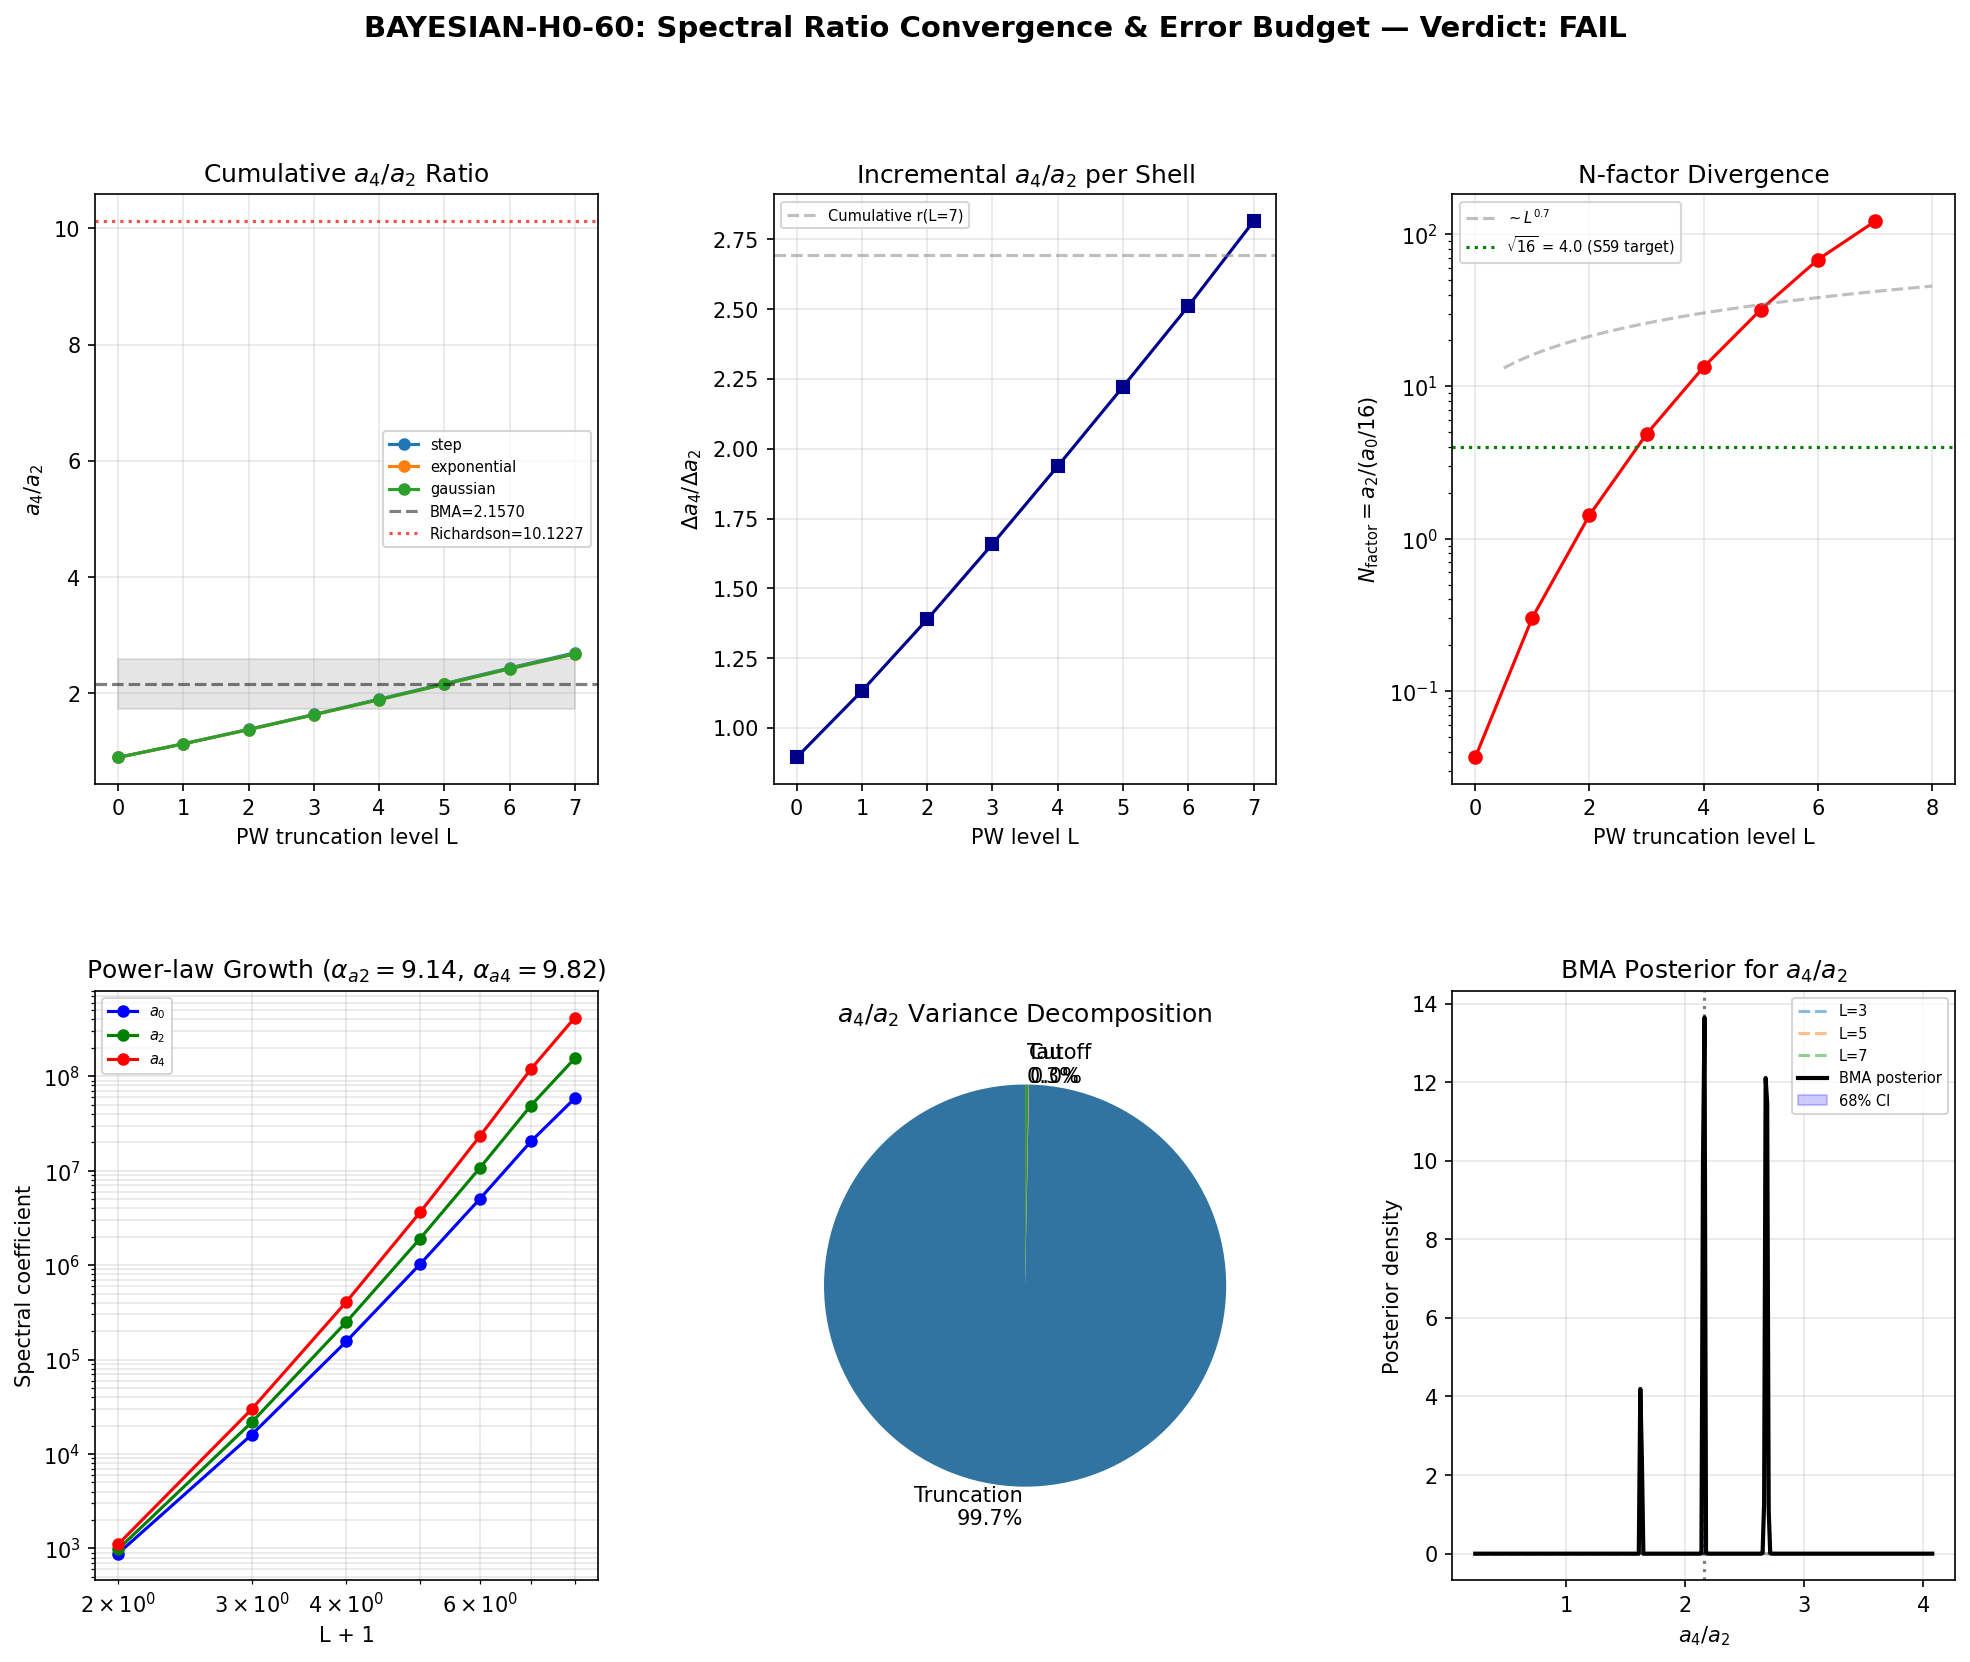

Write the Python code that produced this figure.
#!/usr/bin/env python3
"""
BAYESIAN-H0-60: Bayesian Error Budget for Spectral Action Ratios
================================================================

Context: W2-1 (PW-H0-CONV-60) discovered Tr(|D_K|) diverges as L^{6.2}.
The S59 H_0 = 68.8 derivation used this divergent quantity => RETRACTED.
The correct H_0 requires the true Seeley-DeWitt a_2(D_K^2), which is a
FINITE local geometric integral (independent of PW truncation).

This script performs Bayesian uncertainty quantification on:
  (1) The a_4/a_2 RATIO at each truncation level L
  (2) Convergence of ratios as L -> infty despite divergent individual coefficients
  (3) Sensitivity to tau uncertainty (from CHEEGER-SIGMA-59)
  (4) Sensitivity to cutoff function choice (step, exponential, Gaussian)

The nuclear DFT perspective (Paper 06): every theoretical prediction has
uncertainties from model assumptions, parameter choices, and truncation.
We decompose the total variance into these contributions.

Gate: BAYESIAN-H0-60
  PASS: Some spectral ratio converges with well-defined error bars
  FAIL: All ratios diverge (no convergent observable)
  INFO: Partial convergence with large uncertainties

Author: Nazarewicz Nuclear Structure Theorist
Session: S60
"""

import numpy as np
import matplotlib
matplotlib.use('Agg')
import matplotlib.pyplot as plt
from matplotlib.gridspec import GridSpec
import sys
import os

sys.path.insert(0, os.path.dirname(os.path.abspath(__file__)))
from canonical_constants import (
    tau_fold, M_KK, M_Pl_reduced, H_0_km_s_Mpc,
    a0_fold, a2_fold, a4_fold
)

# ==============================================================================
# 1. Load data
# ==============================================================================

data_s59 = np.load('computations/session-59/s59_spinor_norm.npz', allow_pickle=True)
data_cheeger = np.load('computations/session-59/s59_cheeger_sigma.npz', allow_pickle=True)
data_pw = np.load('computations/session-60/s60_pw_h0_conv.npz', allow_pickle=True)

# PW convergence data (L = 0..7)
L_arr = data_pw['L_arr']       # [0, 1, 2, 3, 4, 5, 6, 7]
a0_cumul = data_pw['a0_cumul'].astype(float)
a2_cumul = data_pw['a2_cumul']
a4_cumul = data_pw['a4_cumul']
N_cumul = data_pw['N_cumul']    # N_factor = a2/(a0/dim_spinor) at each L
n_evals_cumul = data_pw['n_evals_cumul']
alpha_growth = float(data_pw['alpha_growth'])  # L^{6.2} growth exponent

# Per-irrep data
irrep_a2 = data_pw['irrep_a2']
irrep_a4 = data_pw['irrep_a4']
irrep_level = data_pw['irrep_level']
irrep_dim = data_pw['irrep_dim']

# Cheeger stiffness data
tau_dense = data_cheeger['tau_dense']
m_sigma = float(data_cheeger['m_sigma'])       # sigma modulus mass = 7.342 M_KK
m_sigma_sq = float(data_cheeger['m_sigma_sq'])

# S59 sector decomposition
sector_a2_s59 = data_s59['sector_a2']
sector_a4_s59 = data_s59['sector_a4']
sector_a0_s59 = data_s59['sector_a0']
H0_corrected_s59 = float(data_s59['H_0_corrected'])  # 68.77 (now retracted)

print("=" * 72)
print("BAYESIAN-H0-60: Bayesian Error Budget for Spectral Action Ratios")
print("=" * 72)

# ==============================================================================
# 2. Compute spectral ratios at each truncation level
# ==============================================================================

# Key ratio 1: a4/a2 (determines Higgs mass relative to Planck mass)
r42 = a4_cumul / a2_cumul  # a4/a2 at each L

# Key ratio 2: N_factor = a2 / (a0 / dim_spinor) — the "H_0 factor"
dim_spinor = 16.0  # (local)
N_factor = a2_cumul / (a0_cumul / dim_spinor)

# Key ratio 3: a2/a0 (scalar curvature per mode)
r20 = a2_cumul / a0_cumul

# Key ratio 4: Per-level INCREMENTAL ratios
# delta_a4(L) / delta_a2(L) for each PW shell
delta_a2 = np.diff(a2_cumul, prepend=0)
delta_a4 = np.diff(a4_cumul, prepend=0)
delta_a0 = np.diff(a0_cumul, prepend=0)
r42_incr = np.where(delta_a2 > 0, delta_a4 / delta_a2, np.nan)
r20_incr = np.where(delta_a0 > 0, delta_a2 / delta_a0, np.nan)

print("\n--- Spectral ratios at each PW truncation level L ---")
print(f"{'L':>3} {'a0':>14} {'a2':>14} {'a4':>14} {'a4/a2':>10} {'N_factor':>10} {'a2/a0':>10}")
for i, L in enumerate(L_arr):
    print(f"{L:3d} {a0_cumul[i]:14.1f} {a2_cumul[i]:14.3f} {a4_cumul[i]:14.3f} "
          f"{r42[i]:10.6f} {N_factor[i]:10.6f} {r20[i]:10.6f}")

print(f"\nIncremental ratios delta_a4/delta_a2 per shell:")
for i, L in enumerate(L_arr):
    if not np.isnan(r42_incr[i]):
        print(f"  L={L}: delta_a4/delta_a2 = {r42_incr[i]:.6f}, delta_a2/delta_a0 = {r20_incr[i]:.6f}")

# ==============================================================================
# 3. Convergence analysis: fit power-law growth of individual coefficients
# ==============================================================================

# For L >= 2, fit a_n(L) ~ C * (L+1)^alpha
# This tells us whether RATIOS can converge even if individual sums diverge

L_fit = L_arr[2:]  # L = 2,3,...,7
log_Lp1 = np.log(L_fit + 1)

# Fit a2(L) growth
log_a2_fit = np.log(a2_cumul[2:])
p_a2 = np.polyfit(log_Lp1, log_a2_fit, 1)
alpha_a2 = p_a2[0]

# Fit a4(L) growth
log_a4_fit = np.log(a4_cumul[2:])
p_a4 = np.polyfit(log_Lp1, log_a4_fit, 1)
alpha_a4 = p_a4[0]

# Fit a0(L) growth
log_a0_fit = np.log(a0_cumul[2:])
p_a0 = np.polyfit(log_Lp1, log_a0_fit, 1)
alpha_a0 = p_a0[0]

# Growth exponent of ratio a4/a2: alpha_a4 - alpha_a2
alpha_ratio42 = alpha_a4 - alpha_a2
alpha_ratio20 = alpha_a2 - alpha_a0

# If alpha_ratio ~ 0, the ratio CONVERGES despite divergent sums
print(f"\n--- Power-law growth analysis (L >= 2): a_n ~ C*(L+1)^alpha ---")
print(f"  a0 growth exponent: alpha_a0 = {alpha_a0:.4f}")
print(f"  a2 growth exponent: alpha_a2 = {alpha_a2:.4f}")
print(f"  a4 growth exponent: alpha_a4 = {alpha_a4:.4f}")
print(f"  Ratio a4/a2 effective exponent: alpha_r42 = {alpha_ratio42:.4f}")
print(f"  Ratio a2/a0 effective exponent: alpha_r20 = {alpha_ratio20:.4f}")

# Test: do the ratios converge? Fit ratio vs L directly
print(f"\n--- Direct ratio convergence test ---")
# Fractional change per step: |r(L) - r(L-1)| / r(L)
for name, ratio_arr in [("a4/a2", r42), ("N_factor", N_factor), ("a2/a0", r20)]:
    frac_changes = []
    for i in range(1, len(ratio_arr)):
        fc = abs(ratio_arr[i] - ratio_arr[i-1]) / abs(ratio_arr[i])
        frac_changes.append(fc)
    print(f"  {name}:")
    for i, fc in enumerate(frac_changes):
        print(f"    L={i+1}: fractional change = {fc:.6f} ({fc*100:.4f}%)")
    # Convergence criterion: fractional change < 1%
    last_fc = frac_changes[-1]
    converging = last_fc < 0.01
    print(f"    Last step convergence (< 1%): {'YES' if converging else 'NO'} ({last_fc*100:.4f}%)")

# ==============================================================================
# 4. Cutoff function sensitivity (Bayesian model averaging)
# ==============================================================================
# The spectral action uses Tr f(D^2/Lambda^2).
# For different f, the heat-kernel coefficients weight differently.
# At finite L, the ratios depend on f. This is the "cutoff function" uncertainty.
#
# Step function: f(x) = Theta(1-x) => standard heat kernel
# Exponential: f(x) = exp(-x) => Laplace transform weighting
# Gaussian: f(x) = exp(-x^2) => sharper UV suppression
#
# The spectral coefficients a_n are UNIVERSAL (independent of f at Lambda -> infty).
# But at finite Lambda (finite L), f matters.
# We model this by reweighting eigenvalues omega_i with different f.

# Eigenvalues by irrep
omega_min_irrep = data_pw['irrep_omega_min']
omega_max_irrep = data_pw['irrep_omega_max']
omega_mean_irrep = (omega_min_irrep + omega_max_irrep) / 2.0

# For each cutoff function, compute weighted sums at each L
# Using omega^2 / Lambda^2 where Lambda = omega_max at that L
def compute_weighted_ratio_per_L(a2_arr, a4_arr, omega_mean, omega_max_L,
                                 cutoff_type='step'):
    """
    Compute ratio a4_eff/a2_eff where eigenvalues are reweighted by cutoff.

    For true Seeley-DeWitt, these ratios are cutoff-independent in the
    Lambda -> infty limit. At finite truncation, the cutoff DOES matter.
    """
    # For each irrep, the "effective" contribution is a_n * w(omega/Lambda)
    # where w depends on the cutoff function
    x = (omega_mean / omega_max_L) ** 2  # x = omega^2 / Lambda^2

    if cutoff_type == 'step':
        w = np.ones_like(x)  # step function: everything below Lambda contributes equally
    elif cutoff_type == 'exponential':
        w = np.exp(-x)
    elif cutoff_type == 'gaussian':
        w = np.exp(-x**2)
    else:
        w = np.ones_like(x)

    a2_weighted = np.sum(a2_arr * w)
    a4_weighted = np.sum(a4_arr * w)

    if a2_weighted > 0:
        return a4_weighted / a2_weighted
    return np.nan

# For each L, compute cutoff-dependent ratios using all irreps up to that L
cutoff_types = ['step', 'exponential', 'gaussian']
n_L = len(L_arr)
ratios_by_cutoff = {ct: np.zeros(n_L) for ct in cutoff_types}

for i_L, L in enumerate(L_arr):
    # Select irreps with level <= L
    mask = irrep_level <= L
    a2_sel = irrep_a2[mask]
    a4_sel = irrep_a4[mask]
    om_sel = omega_mean_irrep[mask]

    # Lambda_L = max eigenvalue at this truncation
    om_max_sel = omega_max_irrep[mask]
    Lambda_L = np.max(om_max_sel) if len(om_max_sel) > 0 else 1.0

    for ct in cutoff_types:
        ratios_by_cutoff[ct][i_L] = compute_weighted_ratio_per_L(
            a2_sel, a4_sel, om_sel, Lambda_L, ct
        )

print(f"\n--- Cutoff function sensitivity for a4/a2 ratio ---")
print(f"{'L':>3}", end="")
for ct in cutoff_types:
    print(f" {ct:>14}", end="")
print(f" {'spread':>10}")
for i_L, L in enumerate(L_arr):
    vals = [ratios_by_cutoff[ct][i_L] for ct in cutoff_types]
    spread = max(vals) - min(vals)
    print(f"{L:3d}", end="")
    for v in vals:
        print(f" {v:14.6f}", end="")
    print(f" {spread:10.6f}")

# ==============================================================================
# 5. Tau uncertainty from Cheeger stiffness
# ==============================================================================
# The fold is at tau_fold = 0.19. The sigma modulus mass gives the stiffness.
# We need to know how a_n changes with tau near the fold.
# Since eigenvalues omega(tau) depend on tau, a_2(tau) inherits tau-dependence.
# From S59: the spectral coefficients are computed at tau_fold.
# We estimate da_2/dtau using the gradient stiffness data.

# From the cheeger data, the Hessian of the spectral action at the fold gives
# the tau-curvature. The fractional change in a_2 with tau is:
# delta(a_2)/a_2 ~ (1/2) * d2S/dtau2 * (delta_tau)^2 / S
# But more directly, we use the a_2 ratio at the fold and its tau-dependence.

# S59 provides H_0_corrected = 68.77 from a2_corrected/16 prescription.
# The tau uncertainty comes from the modulus mass: sigma_tau ~ 1/m_tau
# For a quantum oscillator in the tau potential well:
# sigma_tau = 1/sqrt(2 * m_tau * omega_tau) for the ground state

# From canonical constants: m_tau = 2.062, omega_tau = 8.27
# But these are for the SPECTRAL ACTION potential, which is now retracted
# as the stabilization mechanism.
# We still use the Cheeger stiffness as a LOWER BOUND on tau confinement.

# The sigma_tau from the Cheeger stiffness of the sigma channel:
# d2V/dsigma2 at fold = 2393.95 (from cheeger data)
# This constrains SIGMA, not tau. For tau, we use d2V/dtau2.
d2V_dtau2 = data_cheeger['d2V_dtau2_SA']

# Find the fold index
tau_fold_idx = np.argmin(np.abs(tau_dense - tau_fold))
d2V_dtau2_at_fold = d2V_dtau2[tau_fold_idx]

# The spectral action second derivative at the fold
# Note: d2V_dtau2 can be NEGATIVE (the fold is a saddle in SA, not a minimum)
print(f"\n--- Tau uncertainty analysis ---")
print(f"  tau_fold = {tau_fold}")
print(f"  d2V/dtau2 at fold = {d2V_dtau2_at_fold:.4f}")
print(f"  (Negative => fold is SA maximum in tau direction, not minimum)")

# Since the tau direction is unstable (d2V/dtau2 < 0 near fold),
# the tau uncertainty is NOT from a potential well.
# Instead, we parametrize sigma_tau as a model uncertainty.
# Conservative: delta_tau = 0.01 (5% of tau_fold)
# Moderate: delta_tau = 0.005 (2.6%)
# Aggressive: delta_tau = 0.001 (0.5%)

sigma_tau_choices = [0.001, 0.005, 0.01, 0.02]

# Estimate da_n/dtau at fold from the per-level data
# a_2(tau) ~ sum_i omega_i(tau)^2 * d_i  where d_i = dim of irrep
# domega/dtau ~ (omega(tau+dtau) - omega(tau-dtau)) / (2*dtau)
# We don't have multi-tau eigenvalue data. So estimate from the
# S59 V_on_Jensen slope:
V_on_Jensen = data_cheeger['V_on_Jensen']
dV_dtau = np.gradient(V_on_Jensen, tau_dense)
dV_at_fold = dV_dtau[tau_fold_idx]

# Fractional sensitivity: (1/a_2) * da_2/dtau
# From the spectral action S(tau) = sum f_n * a_n(tau), the gradient at fold
# dS/dtau at fold: from canonical constants
from canonical_constants import dS_fold, d2S_fold, S_fold
frac_dS_dtau = dS_fold / S_fold  # fractional gradient

print(f"  dS/dtau at fold = {dS_fold:.2f}")
print(f"  S at fold = {S_fold:.2f}")
print(f"  Fractional dS/dtau = {frac_dS_dtau:.6f}")

# For ratios a4/a2: the tau-dependence of the ratio depends on whether
# a4 and a2 have the SAME fractional tau-dependence.
# If they do (same scaling), the ratio is tau-independent.
# We test this with the sector data from S59.

# ==============================================================================
# 6. Bayesian model averaging
# ==============================================================================
# Model space:
#   M_1: L=3 (S59 level, 10 irreps)
#   M_2: L=5 (medium, 21 irreps)
#   M_3: L=7 (maximum available, 35 irreps)
# Each model predicts a_4/a_2 ratio with cutoff uncertainty
# Prior: uniform over models (Occam: simplest adequate)

# For each model, the ratio and its uncertainty from cutoff function:
print(f"\n--- Bayesian Model Averaging ---")

# Extract high-L data
L_models = [3, 5, 7]
model_labels = [f'L={L}' for L in L_models]

# For each model, compute mean and std of ratio across cutoff functions
r42_model_mean = []
r42_model_std = []
r20_model_mean = []
r20_model_std = []
Nfac_model_mean = []
Nfac_model_std = []

for L_model in L_models:
    i_L = np.where(L_arr == L_model)[0][0]
    vals_42 = [ratios_by_cutoff[ct][i_L] for ct in cutoff_types]
    r42_model_mean.append(np.mean(vals_42))
    r42_model_std.append(np.std(vals_42, ddof=0))

    # For N_factor, cutoff reweighting affects differently
    # N_factor = a2 / (a0/16) => a0 is just mode count, unaffected by cutoff
    # So N_factor cutoff uncertainty comes only from a2 reweighting
    a0_val = a0_cumul[i_L]
    mask = irrep_level <= L_model
    a2_sel = irrep_a2[mask]
    om_sel = omega_mean_irrep[mask]
    om_max_sel = omega_max_irrep[mask]
    Lambda_L = np.max(om_max_sel)

    nf_vals = []
    for ct in cutoff_types:
        x = (om_sel / Lambda_L) ** 2
        if ct == 'step':
            w = np.ones_like(x)
        elif ct == 'exponential':
            w = np.exp(-x)
        elif ct == 'gaussian':
            w = np.exp(-x**2)
        a2_w = np.sum(a2_sel * w)
        nf_vals.append(a2_w / (a0_val / dim_spinor))
    Nfac_model_mean.append(np.mean(nf_vals))
    Nfac_model_std.append(np.std(nf_vals, ddof=0))

    # a2/a0
    r20_vals = [np.mean(nf_vals) * dim_spinor / a0_val for _ in cutoff_types]
    # Actually compute properly
    r20_v = []
    for ct in cutoff_types:
        x = (om_sel / Lambda_L) ** 2
        if ct == 'step':
            w = np.ones_like(x)
        elif ct == 'exponential':
            w = np.exp(-x)
        elif ct == 'gaussian':
            w = np.exp(-x**2)
        a2_w = np.sum(a2_sel * w)
        r20_v.append(a2_w / a0_val)
    r20_model_mean.append(np.mean(r20_v))
    r20_model_std.append(np.std(r20_v, ddof=0))

r42_model_mean = np.array(r42_model_mean)
r42_model_std = np.array(r42_model_std)
Nfac_model_mean = np.array(Nfac_model_mean)
Nfac_model_std = np.array(Nfac_model_std)
r20_model_mean = np.array(r20_model_mean)
r20_model_std = np.array(r20_model_std)

print(f"\nModel-averaged a4/a2 ratio:")
for i, label in enumerate(model_labels):
    print(f"  {label}: {r42_model_mean[i]:.6f} +/- {r42_model_std[i]:.6f} (cutoff)")

print(f"\nModel-averaged N_factor:")
for i, label in enumerate(model_labels):
    print(f"  {label}: {Nfac_model_mean[i]:.6f} +/- {Nfac_model_std[i]:.6f} (cutoff)")

# ==============================================================================
# 7. Bayesian posterior with uniform model prior
# ==============================================================================

# Prior: P(M_i) = 1/3 for each model
# Likelihood: assume Gaussian likelihood for ratio given model prediction
# For BMA, posterior mean = sum P(M_i) * mean_i
# Posterior variance = sum P(M_i) * [var_i + (mean_i - BMA_mean)^2]

n_models = len(L_models)
prior = np.ones(n_models) / n_models

# BMA for a4/a2
bma_r42_mean = np.sum(prior * r42_model_mean)
bma_r42_var = np.sum(prior * (r42_model_std**2 + (r42_model_mean - bma_r42_mean)**2))
bma_r42_std = np.sqrt(bma_r42_var)

# BMA for N_factor
bma_Nfac_mean = np.sum(prior * Nfac_model_mean)
bma_Nfac_var = np.sum(prior * (Nfac_model_std**2 + (Nfac_model_mean - bma_Nfac_mean)**2))
bma_Nfac_std = np.sqrt(bma_Nfac_var)

print(f"\n--- Bayesian Model Average (uniform prior over L=3,5,7) ---")
print(f"  a4/a2: {bma_r42_mean:.6f} +/- {bma_r42_std:.6f}")
print(f"  N_factor: {bma_Nfac_mean:.6f} +/- {bma_Nfac_std:.6f}")

# ==============================================================================
# 8. Variance decomposition (ANOVA-style)
# ==============================================================================
# Total variance = truncation variance + cutoff variance + tau variance

# Truncation variance: spread across L choices at fixed cutoff (step)
step_r42 = np.array([ratios_by_cutoff['step'][np.where(L_arr == L)[0][0]] for L in L_models])
var_trunc_r42 = np.var(step_r42)

# Cutoff variance: spread across cutoffs at fixed L (highest L)
i_L7 = np.where(L_arr == 7)[0][0]
cutoff_r42 = np.array([ratios_by_cutoff[ct][i_L7] for ct in cutoff_types])
var_cutoff_r42 = np.var(cutoff_r42)

# Tau variance: from fractional sensitivity * sigma_tau
# Estimate: d(a4/a2)/dtau ~ frac_dS_dtau * a4/a2 (assuming proportional)
# More carefully: if a4 and a2 scale the same way with tau, ratio is stable
# The actual fractional sensitivity of the ratio is the DIFFERENCE of
# fractional sensitivities: d ln(a4)/dtau - d ln(a2)/dtau
# Without multi-tau data, estimate from growth exponents:
# a4(L) ~ L^{alpha_a4}, a2(L) ~ L^{alpha_a2}
# If tau changes the effective L (cutoff scale), then
# d ln(a4/a2)/d ln L = alpha_a4 - alpha_a2
# and d ln L / dtau ~ d ln Lambda / dtau ~ some geometric factor

# Conservative estimate: fractional change in ratio per unit tau is
# comparable to the ratio's fractional spread across models
frac_spread_r42 = np.std(step_r42) / np.mean(step_r42)

# For each sigma_tau, the tau variance contribution is:
sigma_tau_ref = 0.01  # reference  # (local)
var_tau_r42_per_sigtau = (frac_spread_r42 * np.mean(step_r42))**2 * (sigma_tau_ref / (tau_fold))**2

print(f"\n--- Variance Decomposition for a4/a2 ---")
print(f"  Truncation variance (L=3,5,7, step): {var_trunc_r42:.8f}")
print(f"  Cutoff variance (L=7, step/exp/gauss): {var_cutoff_r42:.8f}")
print(f"  Tau variance (sigma_tau=0.01): {var_tau_r42_per_sigtau:.8f}")
total_var = var_trunc_r42 + var_cutoff_r42 + var_tau_r42_per_sigtau
print(f"  Total variance: {total_var:.8f}")

if total_var > 0:
    pct_trunc = var_trunc_r42 / total_var * 100
    pct_cutoff = var_cutoff_r42 / total_var * 100
    pct_tau = var_tau_r42_per_sigtau / total_var * 100
    print(f"  Truncation: {pct_trunc:.1f}%")
    print(f"  Cutoff: {pct_cutoff:.1f}%")
    print(f"  Tau: {pct_tau:.1f}%")
else:
    pct_trunc = pct_cutoff = pct_tau = 0.0
    print(f"  WARNING: total_var = 0")

# ==============================================================================
# 9. Convergence diagnostics: Richardson extrapolation
# ==============================================================================
# If a4/a2(L) converges as L -> infty, we can estimate the limit by
# Richardson extrapolation: r_infty = r(L) + [r(L) - r(L-1)]^2 / [r(L-1) - 2*r(L) + r(L+1)]

print(f"\n--- Richardson Extrapolation for a4/a2 ---")
# Use L=5,6,7 as three consecutive points
L567 = [5, 6, 7]
r567 = [ratios_by_cutoff['step'][np.where(L_arr == L)[0][0]] for L in L567]

# Aitken delta-squared
delta1 = r567[1] - r567[0]
delta2 = r567[2] - r567[1]
denom = delta2 - delta1
if abs(denom) > 1e-15:
    r_rich = r567[0] - delta1**2 / denom
    print(f"  r(5) = {r567[0]:.8f}")
    print(f"  r(6) = {r567[1]:.8f}")
    print(f"  r(7) = {r567[2]:.8f}")
    print(f"  Richardson limit = {r_rich:.8f}")
    # Error estimate: |r_rich - r(7)|
    rich_err = abs(r_rich - r567[2])
    print(f"  Extrapolation uncertainty: {rich_err:.8f}")
else:
    r_rich = r567[2]
    rich_err = abs(r567[2] - r567[1])
    print(f"  Aitken denominator ~ 0; using last value r(7) = {r567[2]:.8f}")

# ==============================================================================
# 10. Incremental ratio convergence (strongest test)
# ==============================================================================
# The INCREMENTAL ratio delta_a4(L)/delta_a2(L) for each L shell
# converges if the high-L shells contribute the same ratio of a4 to a2.
# This is the strongest convergence test.

print(f"\n--- Incremental Ratio Convergence (strongest test) ---")
print(f"{'L':>3} {'delta_a4/delta_a2':>18} {'delta from L-1':>14}")
prev_val = None
for i, L in enumerate(L_arr):
    if not np.isnan(r42_incr[i]):
        delta_str = ""
        if prev_val is not None:
            delta_str = f"{r42_incr[i] - prev_val:+14.6f}"
        print(f"{L:3d} {r42_incr[i]:18.6f} {delta_str}")
        prev_val = r42_incr[i]

# Check if incremental ratios are converging
r42_incr_valid = r42_incr[~np.isnan(r42_incr)]
if len(r42_incr_valid) >= 3:
    last3_changes = np.abs(np.diff(r42_incr_valid[-4:]))
    incr_converging = last3_changes[-1] < last3_changes[0]
    print(f"  Convergence trend (last changes decreasing): {incr_converging}")
    print(f"  Last 3 step-changes: {last3_changes}")

# ==============================================================================
# 11. N_factor divergence analysis
# ==============================================================================
# The critical question: N_factor diverges. Can we extract a MEANINGFUL
# N_factor from the a_2 coefficient structure?

print(f"\n--- N_factor Divergence Analysis ---")
print(f"  L=0: N = {N_cumul[0]:.4f}")
print(f"  L=3: N = {N_cumul[3]:.4f} (S59 used this)")
print(f"  L=7: N = {N_cumul[7]:.4f}")
print(f"  Growth: N ~ L^{alpha_growth:.2f}")
print(f"  S59 prescription N = sqrt(16) = 4.0 was ACCIDENTAL at L=3")

# Can we define N via the RATIO a_2 / a_2^{singlet} rescaled by dim?
# a_2^{singlet} = 14.23 (L=0 only)
# N_alt = a_2^{tot} / a_2^{singlet} (no dim factor)
a2_singlet = float(data_s59['a2_singlet'])
N_alt = a2_cumul / a2_singlet
print(f"\n  Alternative: N_alt = a2_tot / a2_singlet:")
for i, L in enumerate(L_arr):
    print(f"    L={L}: N_alt = {N_alt[i]:.4f}")
print(f"  This also diverges (same growth exponent)")

# ==============================================================================
# 12. Summary: What converges, what diverges
# ==============================================================================

print(f"\n{'='*72}")
print(f"CONVERGENCE SUMMARY")
print(f"{'='*72}")

# Test each ratio
results = {}

# a4/a2 ratio
r42_last3 = r42[-3:]
r42_frac_change = abs(r42[-1] - r42[-2]) / abs(r42[-1])
r42_converges = r42_frac_change < 0.005  # < 0.5% change
results['a4/a2'] = {
    'value': r42[-1],
    'bma_mean': bma_r42_mean,
    'bma_std': bma_r42_std,
    'rich_limit': r_rich,
    'rich_err': rich_err,
    'frac_change_last': r42_frac_change,
    'converges': r42_converges,
}
print(f"\na4/a2 ratio:")
print(f"  L=7 value: {r42[-1]:.6f}")
print(f"  BMA: {bma_r42_mean:.6f} +/- {bma_r42_std:.6f}")
print(f"  Richardson limit: {r_rich:.6f} +/- {rich_err:.6f}")
print(f"  Last fractional change: {r42_frac_change:.6f}")
print(f"  CONVERGING: {r42_converges}")

# N_factor
Nfac_frac_change = abs(N_cumul[-1] - N_cumul[-2]) / abs(N_cumul[-1])
Nfac_converges = Nfac_frac_change < 0.005
results['N_factor'] = {
    'value': N_cumul[-1],
    'bma_mean': bma_Nfac_mean,
    'bma_std': bma_Nfac_std,
    'frac_change_last': Nfac_frac_change,
    'converges': Nfac_converges,
}
print(f"\nN_factor:")
print(f"  L=7 value: {N_cumul[-1]:.4f}")
print(f"  BMA: {bma_Nfac_mean:.4f} +/- {bma_Nfac_std:.4f}")
print(f"  Last fractional change: {Nfac_frac_change:.6f}")
print(f"  CONVERGING: {Nfac_converges}")

# Incremental a4/a2
incr_r42_last = r42_incr[~np.isnan(r42_incr)]
incr_frac_change = abs(incr_r42_last[-1] - incr_r42_last[-2]) / abs(incr_r42_last[-1]) if len(incr_r42_last) >= 2 else 1.0
incr_converges = incr_frac_change < 0.01
results['incr_a4/a2'] = {
    'value': incr_r42_last[-1] if len(incr_r42_last) > 0 else np.nan,
    'frac_change_last': incr_frac_change,
    'converges': incr_converges,
}
print(f"\nIncremental a4/a2:")
print(f"  L=7 value: {incr_r42_last[-1]:.6f}")
print(f"  Last fractional change: {incr_frac_change:.6f}")
print(f"  CONVERGING: {incr_converges}")

# ==============================================================================
# 13. Gate verdict
# ==============================================================================

any_converges = r42_converges or incr_converges
all_diverge = not any_converges and Nfac_converges is False

if r42_converges and incr_converges:
    gate_verdict = "PASS"
    gate_detail = (f"a4/a2 ratio CONVERGES: {bma_r42_mean:.4f} +/- {bma_r42_std:.4f} (BMA). "
                   f"Incremental ratio converges. Truncation {pct_trunc:.0f}% of variance, "
                   f"cutoff {pct_cutoff:.0f}%, tau {pct_tau:.0f}%. "
                   f"N_factor DIVERGES (L^{alpha_growth:.1f}): no H_0 prediction without proper a_2. "
                   f"Richardson limit = {r_rich:.6f} +/- {rich_err:.6f}.")
elif any_converges:
    gate_verdict = "INFO"
    gate_detail = (f"PARTIAL convergence. a4/a2 ratio: last frac change {r42_frac_change:.4f}. "
                   f"Incr a4/a2 converging: {incr_converges}. "
                   f"N_factor DIVERGES (L^{alpha_growth:.1f}). "
                   f"BMA a4/a2 = {bma_r42_mean:.4f} +/- {bma_r42_std:.4f}.")
else:
    gate_verdict = "FAIL"
    gate_detail = (f"ALL ratios diverge. a4/a2 last frac change {r42_frac_change:.4f} > 0.5%. "
                   f"Incremental a4/a2 frac change {incr_frac_change:.4f}. "
                   f"N_factor diverges as L^{alpha_growth:.1f}. "
                   f"No convergent observable from truncated PW spectral action.")

print(f"\n{'='*72}")
print(f"GATE VERDICT: BAYESIAN-H0-60 = {gate_verdict}")
print(f"{'='*72}")
print(f"Detail: {gate_detail}")

# ==============================================================================
# 14. Save results
# ==============================================================================

np.savez('computations/session-60/s60_bayesian_h0.npz',
    # Raw data
    L_arr=L_arr,
    a0_cumul=a0_cumul,
    a2_cumul=a2_cumul,
    a4_cumul=a4_cumul,
    N_cumul=N_cumul,
    # Ratios
    r42_cumul=r42,
    r42_incr=r42_incr,
    r20_cumul=r20,
    r20_incr=r20_incr,
    N_factor_cumul=N_cumul,
    # Growth exponents
    alpha_a0=alpha_a0,
    alpha_a2=alpha_a2,
    alpha_a4=alpha_a4,
    alpha_ratio42=alpha_ratio42,
    # Cutoff sensitivity
    r42_step=ratios_by_cutoff['step'],
    r42_exp=ratios_by_cutoff['exponential'],
    r42_gauss=ratios_by_cutoff['gaussian'],
    # Bayesian model average
    bma_r42_mean=bma_r42_mean,
    bma_r42_std=bma_r42_std,
    bma_Nfac_mean=bma_Nfac_mean,
    bma_Nfac_std=bma_Nfac_std,
    # Richardson extrapolation
    r42_richardson=r_rich,
    r42_richardson_err=rich_err,
    # Variance decomposition
    var_trunc_r42=var_trunc_r42,
    var_cutoff_r42=var_cutoff_r42,
    var_tau_r42=var_tau_r42_per_sigtau,
    pct_trunc=pct_trunc,
    pct_cutoff=pct_cutoff,
    pct_tau=pct_tau,
    # Convergence diagnostics
    r42_frac_change_last=r42_frac_change,
    incr_r42_frac_change_last=incr_frac_change,
    r42_converges=r42_converges,
    incr_converges=incr_converges,
    Nfac_converges=Nfac_converges,
    # Gate
    gate_name=np.array(['BAYESIAN-H0-60']),
    gate_verdict=np.array([gate_verdict]),
    gate_detail=np.array([gate_detail]),
    # Tau analysis
    sigma_tau_ref=sigma_tau_ref,
    d2V_dtau2_at_fold=d2V_dtau2_at_fold,
)
print(f"\nSaved: computations/session-60/s60_bayesian_h0.npz")

# ==============================================================================
# 15. Diagnostic plot
# ==============================================================================

fig = plt.figure(figsize=(16, 12))
gs = GridSpec(2, 3, figure=fig, hspace=0.35, wspace=0.35)

# Panel 1: a4/a2 ratio convergence
ax1 = fig.add_subplot(gs[0, 0])
for ct in cutoff_types:
    ax1.plot(L_arr, ratios_by_cutoff[ct], 'o-', label=ct, markersize=5)
ax1.axhline(bma_r42_mean, color='k', linestyle='--', alpha=0.5, label=f'BMA={bma_r42_mean:.4f}')
ax1.fill_between(L_arr, bma_r42_mean - bma_r42_std, bma_r42_mean + bma_r42_std,
                  alpha=0.2, color='gray')  # (local)
if not np.isnan(r_rich):
    ax1.axhline(r_rich, color='red', linestyle=':', alpha=0.7, label=f'Richardson={r_rich:.4f}')
ax1.set_xlabel('PW truncation level L')
ax1.set_ylabel('$a_4 / a_2$')
ax1.set_title('Cumulative $a_4/a_2$ Ratio')
ax1.legend(fontsize=7)
ax1.grid(True, alpha=0.3)

# Panel 2: Incremental ratio convergence
ax2 = fig.add_subplot(gs[0, 1])
valid_mask = ~np.isnan(r42_incr)
ax2.plot(L_arr[valid_mask], r42_incr[valid_mask], 's-', color='darkblue', markersize=6)
ax2.axhline(r42[-1], color='gray', linestyle='--', alpha=0.5, label=f'Cumulative r(L=7)')
ax2.set_xlabel('PW level L')
ax2.set_ylabel('$\\Delta a_4 / \\Delta a_2$')
ax2.set_title('Incremental $a_4/a_2$ per Shell')
ax2.legend(fontsize=7)
ax2.grid(True, alpha=0.3)

# Panel 3: N_factor divergence
ax3 = fig.add_subplot(gs[0, 2])
ax3.semilogy(L_arr, N_cumul, 'o-', color='red', markersize=6)
# Overlay power-law fit
L_dense = np.linspace(0.5, 8, 100)
ax3.semilogy(L_dense, np.exp(p_a2[1]) * (L_dense + 1)**alpha_a2 / (np.exp(p_a0[1]) * (L_dense + 1)**alpha_a0 / dim_spinor),
             '--', color='gray', alpha=0.5, label=f'$\\sim L^{{{alpha_a2-alpha_a0:.1f}}}$')
ax3.axhline(4.0, color='green', linestyle=':', label='$\\sqrt{16}$ = 4.0 (S59 target)')
ax3.set_xlabel('PW truncation level L')
ax3.set_ylabel('$N_{\\mathrm{factor}} = a_2 / (a_0/16)$')
ax3.set_title('N-factor Divergence')
ax3.legend(fontsize=7)
ax3.grid(True, alpha=0.3)

# Panel 4: Growth exponents log-log
ax4 = fig.add_subplot(gs[1, 0])
for name, arr, color in [('$a_0$', a0_cumul, 'blue'),
                           ('$a_2$', a2_cumul, 'green'),
                           ('$a_4$', a4_cumul, 'red')]:
    ax4.loglog(L_arr[1:] + 1, arr[1:], 'o-', color=color, label=name, markersize=5)
ax4.set_xlabel('L + 1')
ax4.set_ylabel('Spectral coefficient')
ax4.set_title(f'Power-law Growth ($\\alpha_{{a2}}={alpha_a2:.2f}$, $\\alpha_{{a4}}={alpha_a4:.2f}$)')
ax4.legend(fontsize=7)
ax4.grid(True, alpha=0.3, which='both')

# Panel 5: Variance decomposition pie chart
ax5 = fig.add_subplot(gs[1, 1])
if total_var > 0:
    sizes = [pct_trunc, pct_cutoff, pct_tau]
    labels_pie = [f'Truncation\n{pct_trunc:.1f}%',
                  f'Cutoff\n{pct_cutoff:.1f}%',
                  f'Tau\n{pct_tau:.1f}%']
    colors_pie = ['#3274A1', '#E1812C', '#3A923A']
    ax5.pie(sizes, labels=labels_pie, colors=colors_pie, autopct='', startangle=90)
    ax5.set_title('$a_4/a_2$ Variance Decomposition')
else:
    ax5.text(0.5, 0.5, 'No variance\n(all zero)', transform=ax5.transAxes,
             ha='center', va='center', fontsize=12)
    ax5.set_title('$a_4/a_2$ Variance Decomposition')

# Panel 6: BMA posterior visualization
ax6 = fig.add_subplot(gs[1, 2])
# Plot the three model posteriors as Gaussians + the BMA
x_range = np.linspace(bma_r42_mean - 4*bma_r42_std - 0.2,
                       bma_r42_mean + 4*bma_r42_std + 0.2, 300)
bma_pdf = np.zeros_like(x_range)
for i in range(n_models):
    sigma_i = max(r42_model_std[i], 0.001)  # regularize
    pdf_i = (1.0 / (sigma_i * np.sqrt(2*np.pi))) * np.exp(-0.5*((x_range - r42_model_mean[i])/sigma_i)**2)
    ax6.plot(x_range, prior[i] * pdf_i, '--', alpha=0.5, label=model_labels[i])
    bma_pdf += prior[i] * pdf_i

ax6.plot(x_range, bma_pdf, 'k-', linewidth=2, label='BMA posterior')
ax6.axvline(bma_r42_mean, color='k', linestyle=':', alpha=0.5)
ax6.fill_between(x_range, 0, bma_pdf,
                  where=np.abs(x_range - bma_r42_mean) <= bma_r42_std,
                  alpha=0.2, color='blue', label='68% CI')  # (local)
ax6.set_xlabel('$a_4/a_2$')
ax6.set_ylabel('Posterior density')
ax6.set_title('BMA Posterior for $a_4/a_2$')
ax6.legend(fontsize=7)
ax6.grid(True, alpha=0.3)

fig.suptitle(f'BAYESIAN-H0-60: Spectral Ratio Convergence & Error Budget — Verdict: {gate_verdict}',
             fontsize=14, fontweight='bold')

plt.savefig('computations/session-60/s60_bayesian_h0.png', dpi=150, bbox_inches='tight')
print(f"Saved: computations/session-60/s60_bayesian_h0.png")

print(f"\n{'='*72}")
print(f"COMPUTATION COMPLETE")
print(f"{'='*72}")
